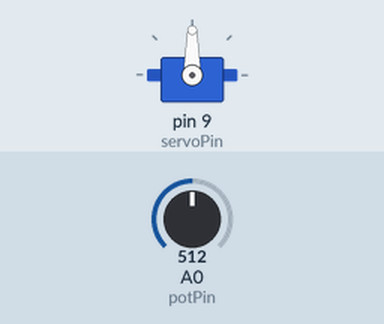
This sketch was run on a simulated Arduino Uno, built with avr-gcc and run on an emulated ATmega328P. On the bench: servo. The inputs (shaded band) are chosen by the test bench; at power-on: A0 (potPin) = 512.

Above: at 1.2 s.
1.3 s: A0 (potPin) set to 716
At 2.5 s:
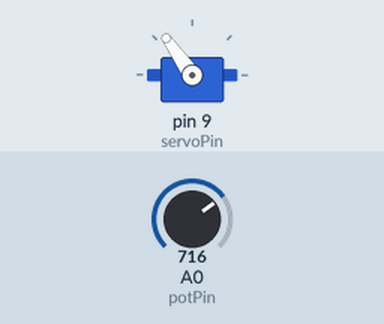
2.8 s: A0 (potPin) set to 900
At 3.8 s:
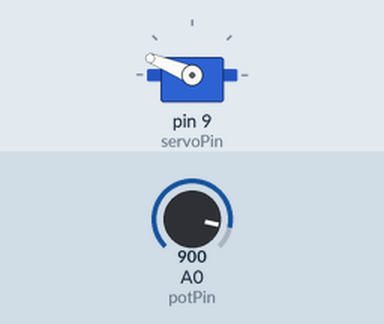
4.3 s: A0 (potPin) set to 1023
At 4.9 s:
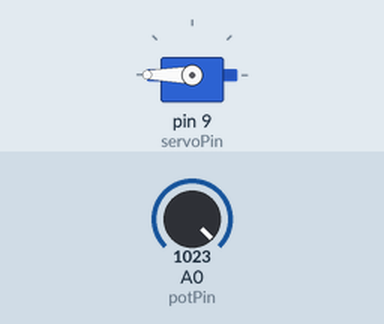
5.8 s: A0 (potPin) set to 306
At 6.1 s:
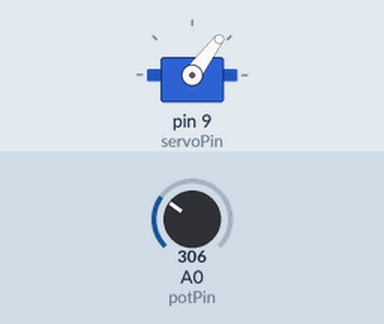
7.3 s: A0 (potPin) set to 122
At 8.4 s:
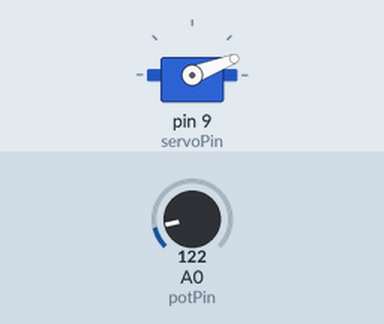
Timing chart, 0 to 9.8 s (numbered marks = the images above; inputs shaded):
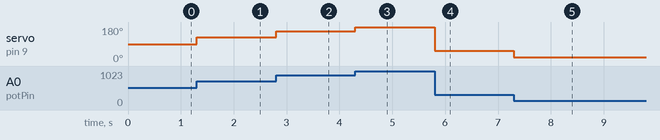

Measured:
- after the input at 1.3 s, servo on pin 9 (servoPin): 90° → 125° at once
- after the input at 2.8 s, servo on pin 9 (servoPin): 125° → 158° at once
- after the input at 4.3 s, servo on pin 9 (servoPin): 158° → 180° at once
- after the input at 5.8 s, servo on pin 9 (servoPin): 180° → 53° at once
- after the input at 7.3 s, servo on pin 9 (servoPin): 53° → 21° at once

The sketch:

servoWithPotentiometer.ino
```cpp
#include <Servo.h>

Servo Servo1;

int servoPin = 9;
int potPin = A0;  // potentiometer pin    pot -> short for potentiometer

void setup() {
  // put your setup code here, to run once:
  Servo1.attach(servoPin);

}

void loop() {
  // put your main code here, to run repeatedly:
  int potVoltage = analogRead(potPin);
  int angle = map(potVoltage, 0, 1023, 0, 180);
  Servo1.write(angle);
}
```
